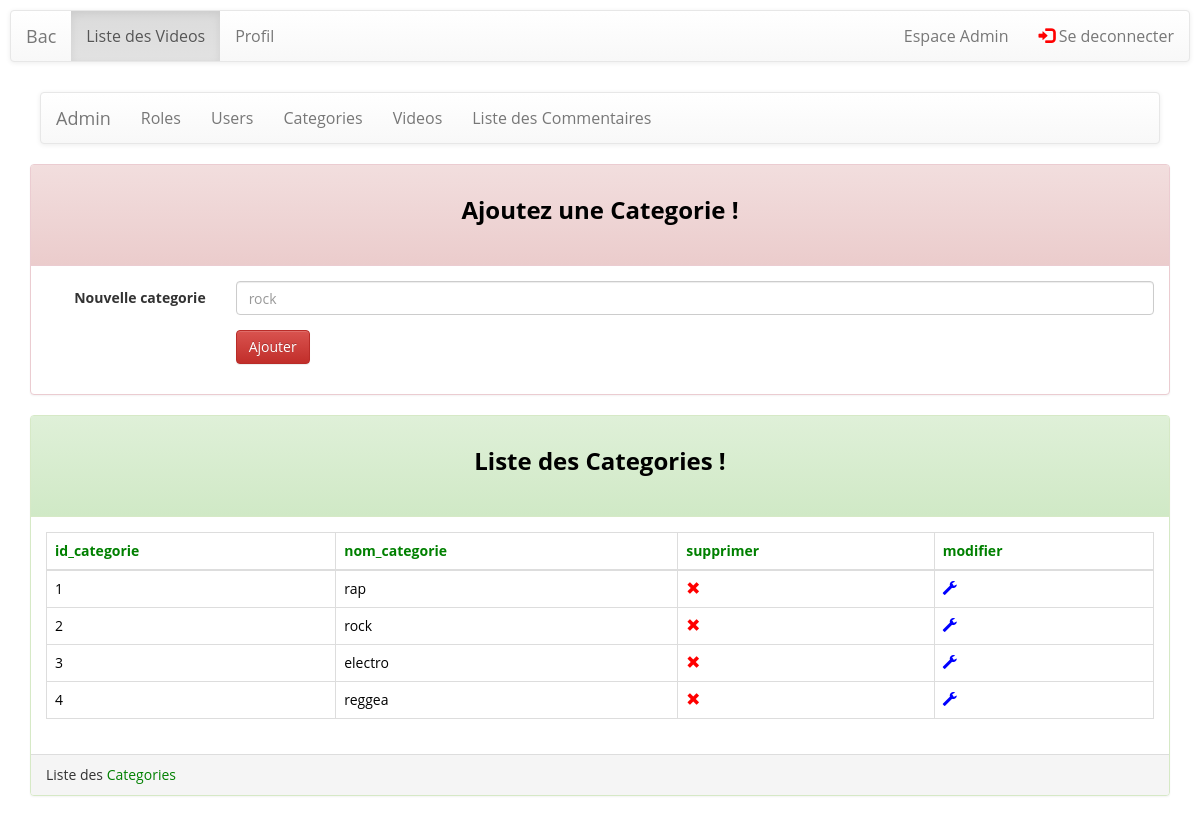
The app's page /formuAjoutCategorie.php (signed in), older data.
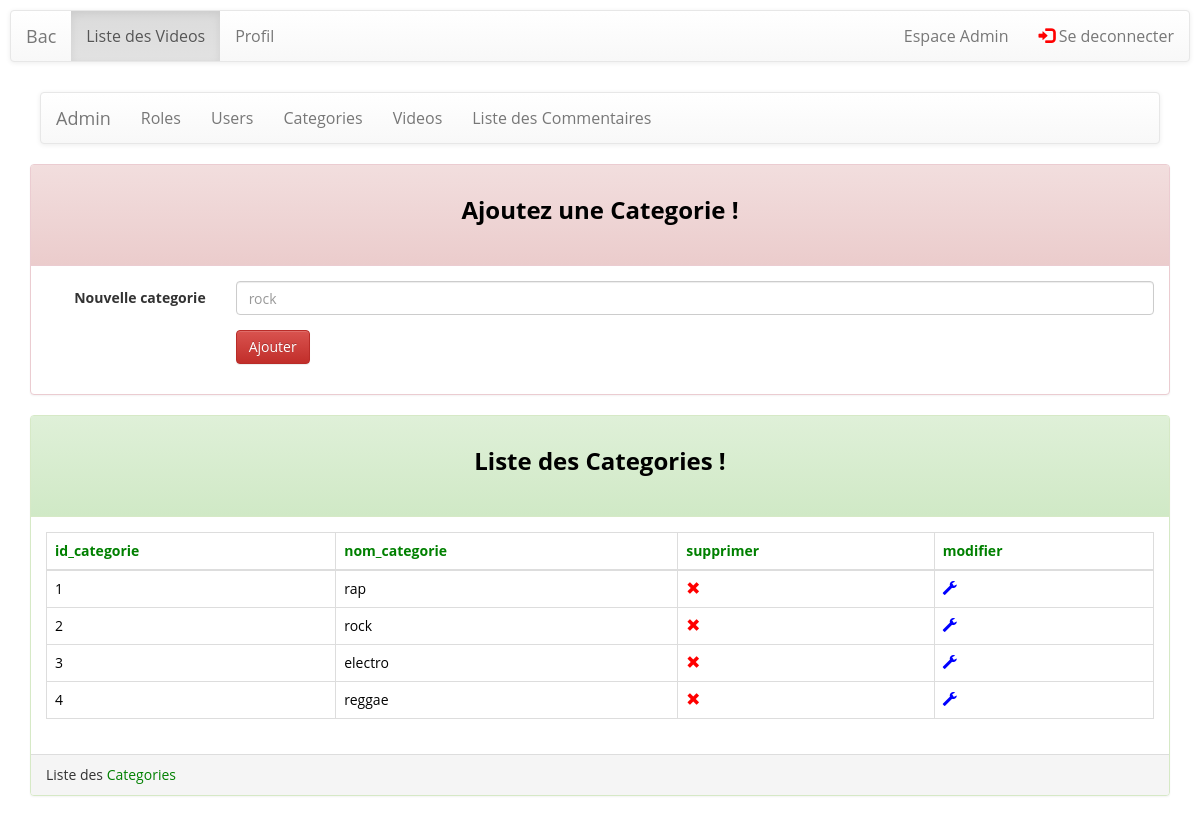
The same page, newer data.
### tables this page shows
CREATE TABLE `categories` (
  `id_categorie` int(11) NOT NULL,
  `nom_categorie` varchar(50) NOT NULL
);

### listCategories.php (the view, shortened to what this page needs)
<div class="container">
    <div class="panel panel-success">
        <div class="panel-heading"><h3 class="text-center">Liste des Categories !</h3>
        </div>
        <div class="panel-body">
        <?php
$link = mysqli_connect('localhost','knab','knab','bac');
$tableHeading =array('id_categorie',
    'nom_categorie');
$tableHeading[]='supprimer';
$tableHeading[]='modifier';
echo "<table id='table' class='table table-bordered table-responsive table-hover'>";
echo "<thead><tr>";
$i=0;
$tailleChamps = count($tableHeading);
for( $i; $i < $tailleChamps; $i++)
{  ?>
    <th><?=$tableHeading[$i]?></th>
<?php }
echo "</tr></thead>";
echo "<tbody>";
$categories = "SELECT  * FROM categories";
$reponse = mysqli_query($link, $categories);
echo "<tbody>";
if(mysqli_num_rows($reponse)>0){
    while($row = mysqli_fetch_assoc($reponse)){
        echo '<form action="modifier_categorie.php" method="post">';
        echo "<tr class='".$row['id_categorie']."'>";
        echo "<td class='".$row['id_categorie']."'>".$row['id_categorie']."<input type='hidden' name='id_categorie' value='".$row['id_categorie']."'></td>";
        echo "<td class='".$row['nom_categorie']."'>".$row['nom_categorie']."<input type='hidden' name='nom_categorie' value='".$row['nom_categorie']."'></td>";
        $champSupprimer = '<td><a id="'.$row["id_categorie"].'" href="javascript:void(0)" onclick="removeUser('.$row["id_categorie"].')"><span class="glyphicon glyphicon-remove"  style="color:red;" aria-hidden="true"></span></a></td>';
        echo $champSupprimer;
        $champModifier = ' <td><a  class="modifier" id="'.$row["id_categorie"].'" >
						<span class="glyphicon glyphicon-wrench" style="color:blue;" aria-hidden="true"></span></a>
						<input type="submit" name="modifier" value="modifier"></td>';
        echo $champModifier;
        echo "</tr>";
        echo '</form>';
    }
}
echo "</tbody>";
echo "</table>";
?>
        </div>
        <div class="panel-footer">Liste des <span style="color:green;">Categories</span></div>
    </div>
</div>

Row changes from the older to the newer data that the page shows:
changed categories id 4: nom_categorie "reggea" → "reggae"
